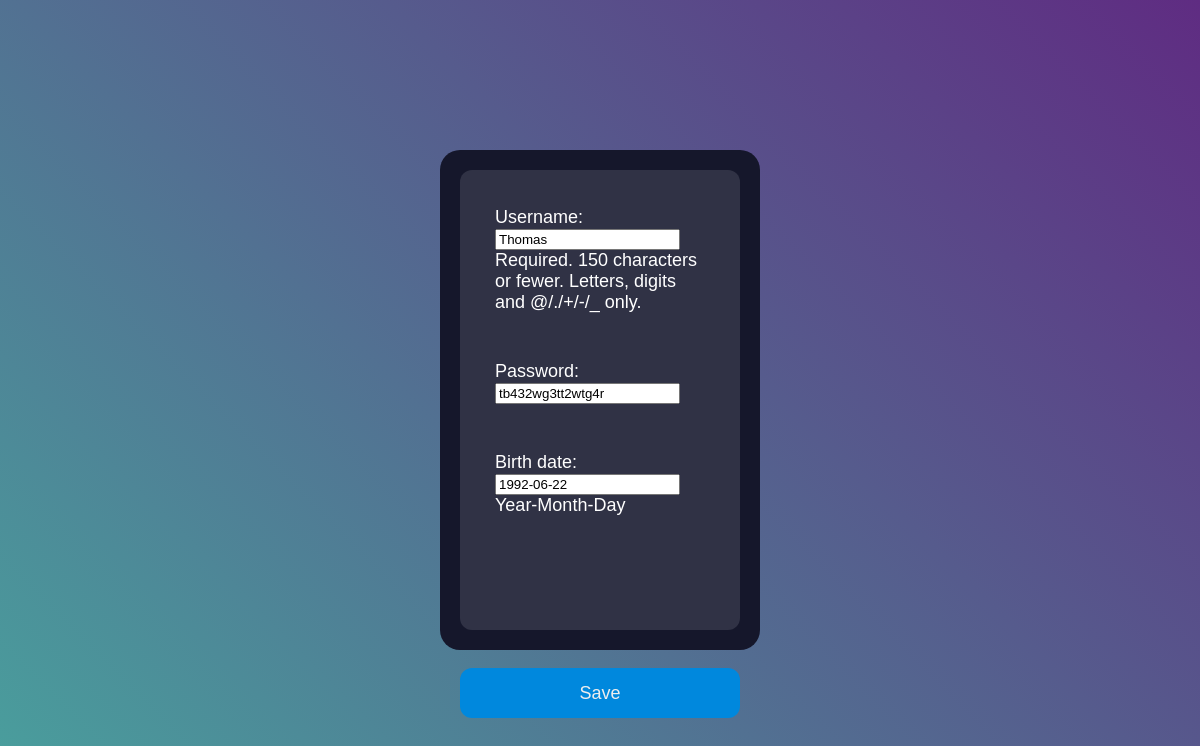
Page /update_user/2 on the committed database.
### my_app/models.py (models this page shows, shortened)
class User(AbstractUser):
    birth_date = models.DateField(help_text='Year-Month-Day')
    random_number = models.PositiveIntegerField(editable=False, default=get_rnd)

### my_app/views.py (the view)
# urls.py: path('update_user/<pk>', UserUpdate.as_view(), name='user_update'),
class UserUpdate(DataMixin, UpdateView):
    pass

### my_app/templates/my_app/user_form.html (shortened to what this page needs)
{% extends "base.html" %}
{% block content %}
<form class="form" action="" method="post">{% csrf_token %}
    <div class="input">{{ form.as_p }}</div>
    <input class="submit" type="submit" value="Save" />
</form>
{% endblock %}

### my_app/static/my_app/style.css (style rules this page uses)
html, body { height: 100%; }
p { border: #65657b; padding: 15px; color: #fff; }
body { margin: 0; background: -webkit-linear-gradient(45deg, #49a09d, #5f2c82); background: linear-gradient(45deg, #49a09d, #5f2c82); font-family: sans-serif; font-weight: 100; }
.form { background-color: #15172b; border-radius: 20px; box-sizing: border-box; height: 500px; padding: 20px; width: 320px; }
.input { background-color: #303245; border-radius: 12px; border: 0; box-sizing: border-box; color: #eee; font-size: 18px; height: 100%; outline: 0; padding: 4px 20px 0; width: 100%; }
.submit { background-color: #08d; border-radius: 12px; border: 0; box-sizing: border-box; color: #eee; cursor: pointer; font-size: 18px; height: 50px; margin-top: 38px; // outline: 0; text-align: center; width: 100%; }

### rows in the picture
User: username "Thomas", password "tb432wg3tt2wtg4r", birth_date "1992-06-22"
